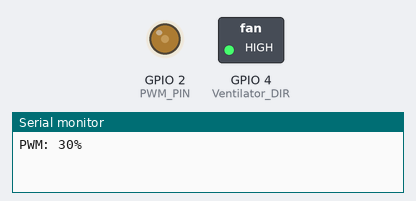
Simulated run of this sketch. Board: ESP32. On the bench: switched loads named in the sketch (green lamp = pin HIGH), output pins drawn as LEDs (lit = HIGH), the last lines printed to the serial monitor.

Above: at 0.05 s.
At 6.45 s:
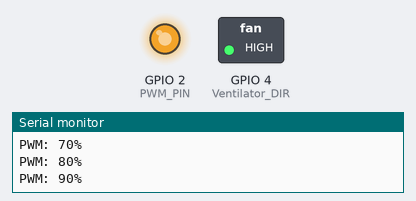
At 12.95 s:
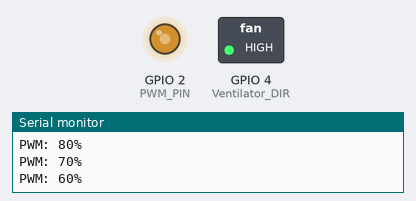
Timing chart, 0 to 20.8 s (numbered marks = the images above):
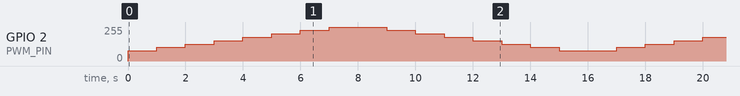

Measured:
- by itself, GPIO 2 (PWM_PIN): repeats every 16.0 s: 102/255 1.0 s, 127/255 1.0 s, 153/255 1.0 s, 178/255 1.0 s, 204/255 1.0 s, 229/255 1.0 s, 255/255 2.0 s, 229/255 1.0 s, 204/255 1.0 s, 178/255 1.0 s, 153/255 1.0 s, 127/255 1.0 s, 102/255 1.0 s, 76/255 2.0 s

The sketch:

UpravljanjeVentilatorom30do100posto.ino
```cpp
#define Ventilator_DIR 4  // IN1 pin H-mosta (smjer)
#define PWM_PIN 2         // ENA pin H-mosta (pwm brzina)

const int pwmFreq = 5000;
const int pwmResolution = 12;

void setup() {
  Serial.begin(115200);
  pinMode(Ventilator_DIR, OUTPUT);
  digitalWrite(Ventilator_DIR, HIGH);  // Fiksni smjer

  ledcAttach(PWM_PIN, pwmFreq, pwmResolution);
}

void loop() {
  // Ide od 30% do 100%
  for (int p = 30; p <= 100; p += 10) {
    int duty = p * 4095 / 100;
    ledcWrite(PWM_PIN, duty);
    Serial.print("PWM: ");
    Serial.print(p);
    Serial.println("%");
    delay(1000);
  }

  // Nazad od 100% do 30%
  for (int p = 100; p >= 30; p -= 10) {
    int duty = p * 4095 / 100;
    ledcWrite(PWM_PIN, duty);
    Serial.print("PWM: ");
    Serial.print(p);
    Serial.println("%");
    delay(1000);
  }
}
```
